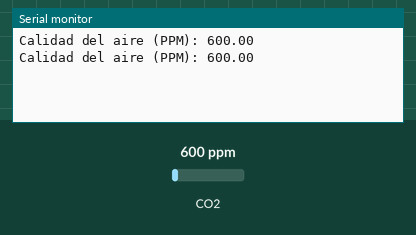
This sketch was run on a simulated ESP32. On the bench: the last lines printed to the serial monitor. The inputs (shaded band) are chosen by the test bench; at power-on: CO2 600 ppm.

Above: at 2.8 s.
2.9 s: CO2 set to 452 ppm
At 4.7 s:
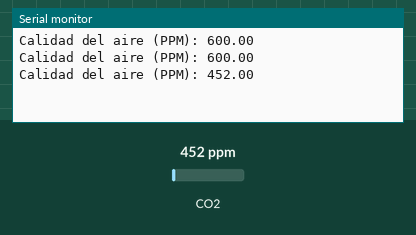
5.6 s: CO2 set to 1050 ppm
At 7.5 s:
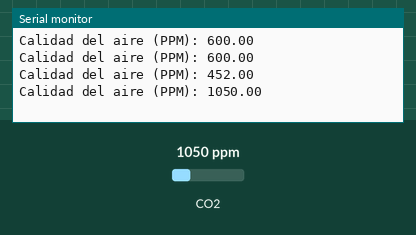
Timing chart, 0 to 9.0 s (numbered marks = the images above; inputs shaded):
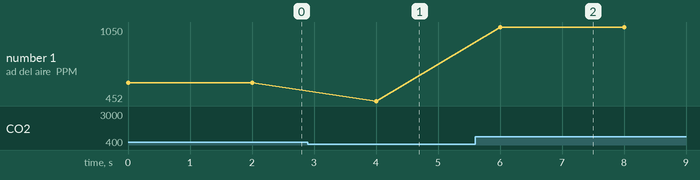

Measured:
- after the input at 2.9 s, the serial monitor: prints a new line after 1.1 s (image 1)
- after the input at 5.6 s, the serial monitor: prints a new line after 0.40 s (image 2)
- plotted number 1: 600 → 452 after the input at 2.9 s, 452 → 1050 after the input at 5.6 s

The sketch:

mq135Solo.ino
```cpp
/**
 * @file mq135_ppm_read.ino
 * @brief Lectura de calidad del aire (PPM) usando sensor MQ-135 y ESP32.
 *
 * Este programa utiliza la librería MQ135 para obtener directamente
 * una estimación de la concentración de gases en partes por millón (PPM).
 *
 * El valor calculado se envía al monitor serial para su visualización.
 *
 * @note La precisión de la medición depende de una correcta calibración del sensor.
 * @warning El sensor MQ-135 requiere tiempo de calentamiento para lecturas estables.
 */

#include "MQ135.h"

// ============================
// CONFIGURACIÓN
// ============================

/**
 * @brief Pin analógico donde está conectado el sensor MQ-135.
 */
const int MQ135_PIN = 4;

/**
 * @brief Objeto para manejar el sensor MQ-135.
 */
MQ135 gasSensor = MQ135(MQ135_PIN);

// ============================
// SETUP
// ============================

/**
 * @brief Inicializa la comunicación serial.
 */
void setup() {
  Serial.begin(115200);
}

// ============================
// LOOP
// ============================

/**
 * @brief Realiza la lectura periódica del sensor MQ-135.
 *
 * - Obtiene la concentración estimada en PPM.
 * - Imprime el valor en el monitor serial.
 */
void loop() {
  /**
   * @brief Valor de concentración de gases en partes por millón (PPM).
   */
  float ppm = gasSensor.getPPM();

  Serial.print("Calidad del aire (PPM): ");
  Serial.println(ppm);

  /**
   * @brief Retardo entre lecturas.
   */
  delay(2000);
}
```
